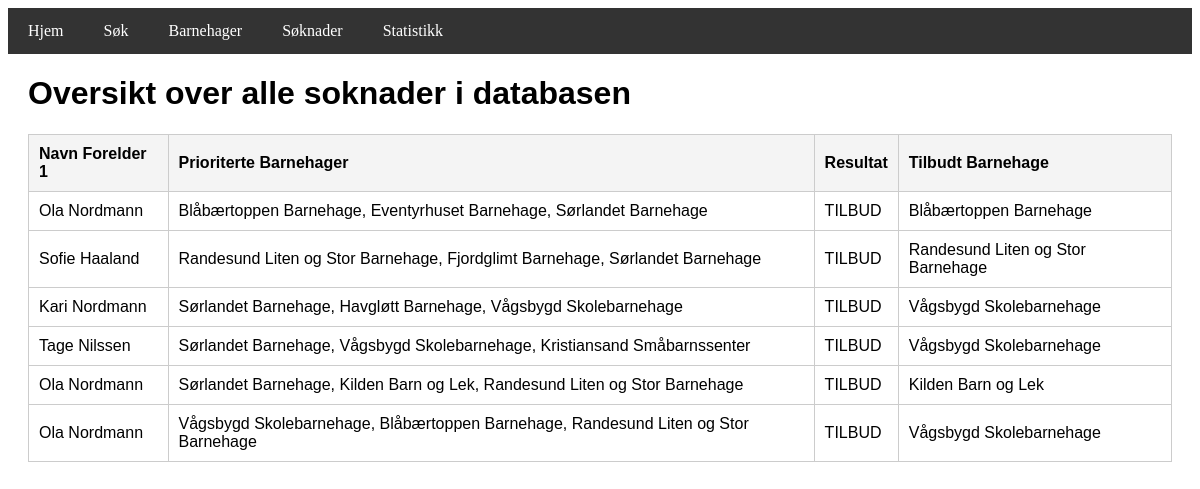
Screenshot of /commit with the database file from the repository.
### tables this page shows
CREATE TABLE soknader (
        id INTEGER PRIMARY KEY AUTOINCREMENT,
        navn_forelder_1 TEXT,
        prioriterte_barnehager TEXT,
        resultat TEXT,
        valgt_barnehage TEXT
    , tidspunkt_oppstart TEXT);

### app.py (the view)
@app.route('/commit', methods=['GET'])
def commit():
    db = get_db()
    db.row_factory = sqlite3.Row
    cursor = db.execute('SELECT * FROM soknader')
    all_soknader = cursor.fetchall()
    return render_template('commit.html', soknader=all_soknader)

### database.py (called while the page is built)
def get_db():
    db = sqlite3.connect('soknader.db')
    db.row_factory = sqlite3.Row
    return db

def close_connection(exception=None):
    db = getattr(g, '_database', None)
    if db is not None:
        db.close()

### templates/commit.html
{% extends 'base.html' %}
{% block content %}
<h1>Oversikt over alle soknader i databasen</h1>
<table>
    <tr>
        <th>Navn Forelder 1</th>
        <th>Prioriterte Barnehager</th>
        <th>Resultat</th>
        <th>Tilbudt Barnehage</th>
    </tr>
    {% for soknad in soknader %}
    <tr>
        <td>{{ soknad['navn_forelder_1'] }}</td>
        <td>{{ soknad['prioriterte_barnehager'] }}</td>
        <td>{{ soknad['resultat'] }}</td>
        <td>{{ soknad['valgt_barnehage'] }}</td>
    </tr>
    {% endfor %}
</table>
{% endblock %}

### templates/base.html (style rules this page uses)
table { width: 100%; border-collapse: collapse; margin-bottom: 20px; font-size: 16px; }
table, th, td { border: 1px solid #ccc; }
th, td { padding: 10px; text-align: left; }
th { background-color: #f4f4f4; }

### rows the page displays
soknader: navn_forelder_1 "Ola Nordmann", prioriterte_barnehager "Blåbærtoppen Barnehage, Eventyrhuset Barnehage, Sørlandet Barnehage", resultat "TILBUD", valgt_barnehage "Blåbærtoppen Barnehage"
soknader: navn_forelder_1 "Sofie Haaland", prioriterte_barnehager "Randesund Liten og Stor Barnehage, Fjordglimt Barnehage, Sørlandet Barnehage", resultat "TILBUD", valgt_barnehage "Randesund Liten og Stor Barnehage"
soknader: navn_forelder_1 "Kari Nordmann", prioriterte_barnehager "Sørlandet Barnehage, Havgløtt Barnehage, Vågsbygd Skolebarnehage", resultat "TILBUD", valgt_barnehage "Vågsbygd Skolebarnehage"
soknader: navn_forelder_1 "Tage Nilssen", prioriterte_barnehager "Sørlandet Barnehage, Vågsbygd Skolebarnehage, Kristiansand Småbarnssenter", resultat "TILBUD", valgt_barnehage "Vågsbygd Skolebarnehage"
soknader: navn_forelder_1 "Ola Nordmann", prioriterte_barnehager "Sørlandet Barnehage, Kilden Barn og Lek, Randesund Liten og Stor Barnehage", resultat "TILBUD", valgt_barnehage "Kilden Barn og Lek"
soknader: navn_forelder_1 "Ola Nordmann", prioriterte_barnehager "Vågsbygd Skolebarnehage, Blåbærtoppen Barnehage, Randesund Liten og Stor Barnehage", resultat "TILBUD", valgt_barnehage "Vågsbygd Skolebarnehage"
